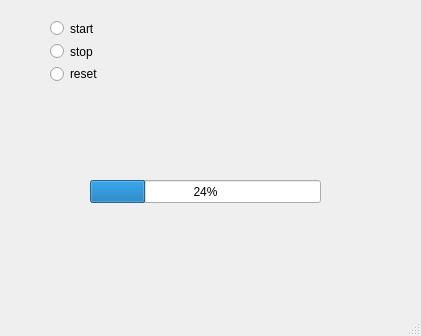
<?xml version="1.0" encoding="UTF-8"?>
<ui version="4.0">
 <class>MainWindow</class>
 <widget class="QMainWindow" name="MainWindow">
  <property name="geometry">
   <rect>
    <x>0</x>
    <y>0</y>
    <width>421</width>
    <height>336</height>
   </rect>
  </property>
  <property name="windowTitle">
   <string>MainWindow</string>
  </property>
  <widget class="QWidget" name="centralwidget">
   <widget class="QProgressBar" name="progressBar">
    <property name="geometry">
     <rect>
      <x>90</x>
      <y>180</y>
      <width>231</width>
      <height>23</height>
     </rect>
    </property>
    <property name="value">
     <number>24</number>
    </property>
   </widget>
   <widget class="QWidget" name="">
    <property name="geometry">
     <rect>
      <x>50</x>
      <y>20</y>
      <width>91</width>
      <height>62</height>
     </rect>
    </property>
    <layout class="QVBoxLayout" name="verticalLayout">
     <item>
      <widget class="QRadioButton" name="radioButton">
       <property name="text">
        <string>start</string>
       </property>
      </widget>
     </item>
     <item>
      <widget class="QRadioButton" name="radioButton_2">
       <property name="text">
        <string>stop</string>
       </property>
      </widget>
     </item>
     <item>
      <widget class="QRadioButton" name="radioButton_3">
       <property name="text">
        <string>reset</string>
       </property>
      </widget>
     </item>
    </layout>
   </widget>
  </widget>
  <widget class="QMenuBar" name="menubar">
   <property name="geometry">
    <rect>
     <x>0</x>
     <y>0</y>
     <width>421</width>
     <height>23</height>
    </rect>
   </property>
  </widget>
  <widget class="QStatusBar" name="statusbar"/>
 </widget>
 <resources/>
 <connections/>
</ui>
